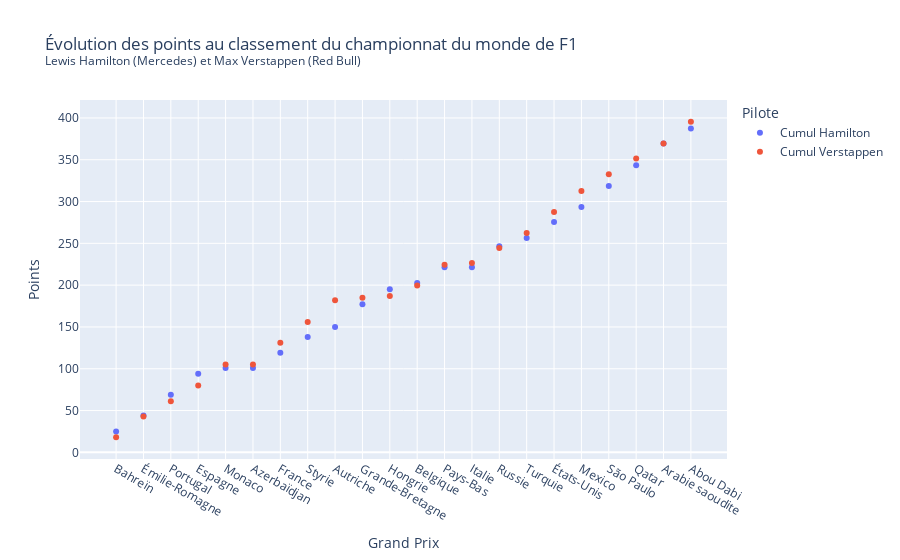

Notebook code cell kept with this figure:
### Code cell
fig = px.scatter(df,
                y=['Cumul Hamilton','Cumul Verstappen'],
                x='GP',
                title='Évolution des points au classement du championnat du monde de F1<br><sup>Lewis Hamilton (Mercedes) et Max Verstappen (Red Bull)</sup>',
                labels={'GP':'Grand Prix',
                        'value':'Points',
                        'variable':'Pilote'
                        }
                )

fig.show()

### Figure 1 — Plotly figure (JSON) as saved in the notebook; plotly's stock layout.template omitted (floating-point values rounded to 4 significant figures)
{"data": [{"hovertemplate": "Pilote=Cumul Hamilton<br>Grand Prix=%{x}<br>Points=%{y}<extra></extra>", "legendgroup": "Cumul Hamilton", "marker": {"color": "#636efa", "symbol": "circle"}, "mode": "markers", "name": "Cumul Hamilton", "orientation": "v", "showlegend": true, "type": "scatter", "x": ["Bahreïn", "Émilie-Romagne", "Portugal", "Espagne", "Monaco", "Azerbaïdjan", "France", "Styrie", "Autriche", "Grande-Bretagne", "Hongrie", "Belgique", "Pays-Bas", "Italie", "Russie", "Turquie", "États-Unis", "Mexico", "São Paulo", "Qatar", "Arabie saoudite", "Abou Dabi"], "xaxis": "x", "y": [25, 44, 69, 94, 101, 101, 119, 138, 150, 177, 195, 202.5, 221.5, 221.5, 246.5, 256.5, 275.5, 293.5, 318.5, 343.5, 369.5, 387.5], "yaxis": "y"}, {"hovertemplate": "Pilote=Cumul Verstappen<br>Grand Prix=%{x}<br>Points=%{y}<extra></extra>", "legendgroup": "Cumul Verstappen", "marker": {"color": "#EF553B", "symbol": "circle"}, "mode": "markers", "name": "Cumul Verstappen", "orientation": "v", "showlegend": true, "type": "scatter", "x": ["Bahreïn", "Émilie-Romagne", "Portugal", "Espagne", "Monaco", "Azerbaïdjan", "France", "Styrie", "Autriche", "Grande-Bretagne", "Hongrie", "Belgique", "Pays-Bas", "Italie", "Russie", "Turquie", "États-Unis", "Mexico", "São Paulo", "Qatar", "Arabie saoudite", "Abou Dabi"], "xaxis": "x", "y": [18, 43, 61, 80, 105, 105, 131, 156, 182, 185, 187, 199.5, 224.5, 226.5, 244.5, 262.5, 287.5, 312.5, 332.5, 351.5, 369.5, 395.5], "yaxis": "y"}], "layout": {"legend": {"title": {"text": "Pilote"}, "tracegroupgap": 0}, "title": {"text": "Évolution des points au classement du championnat du monde de F1<br><sup>Lewis Hamilton (Mercedes) et Max Verstappen (Red Bull)</sup>"}, "xaxis": {"anchor": "y", "domain": [0, 1], "title": {"text": "Grand Prix"}}, "yaxis": {"anchor": "x", "domain": [0, 1], "title": {"text": "Points"}}}}
